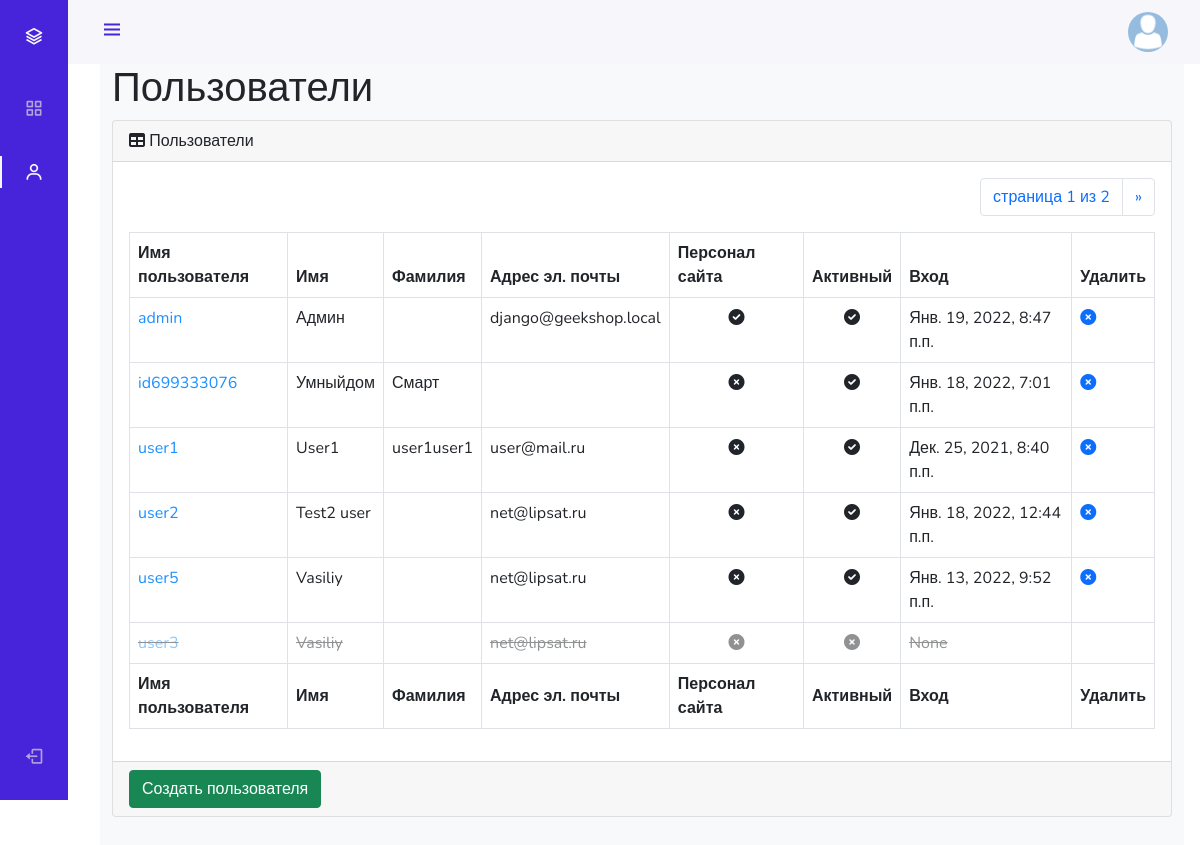
Page /admin_staff/users/read/ (signed in) on the earlier database version.
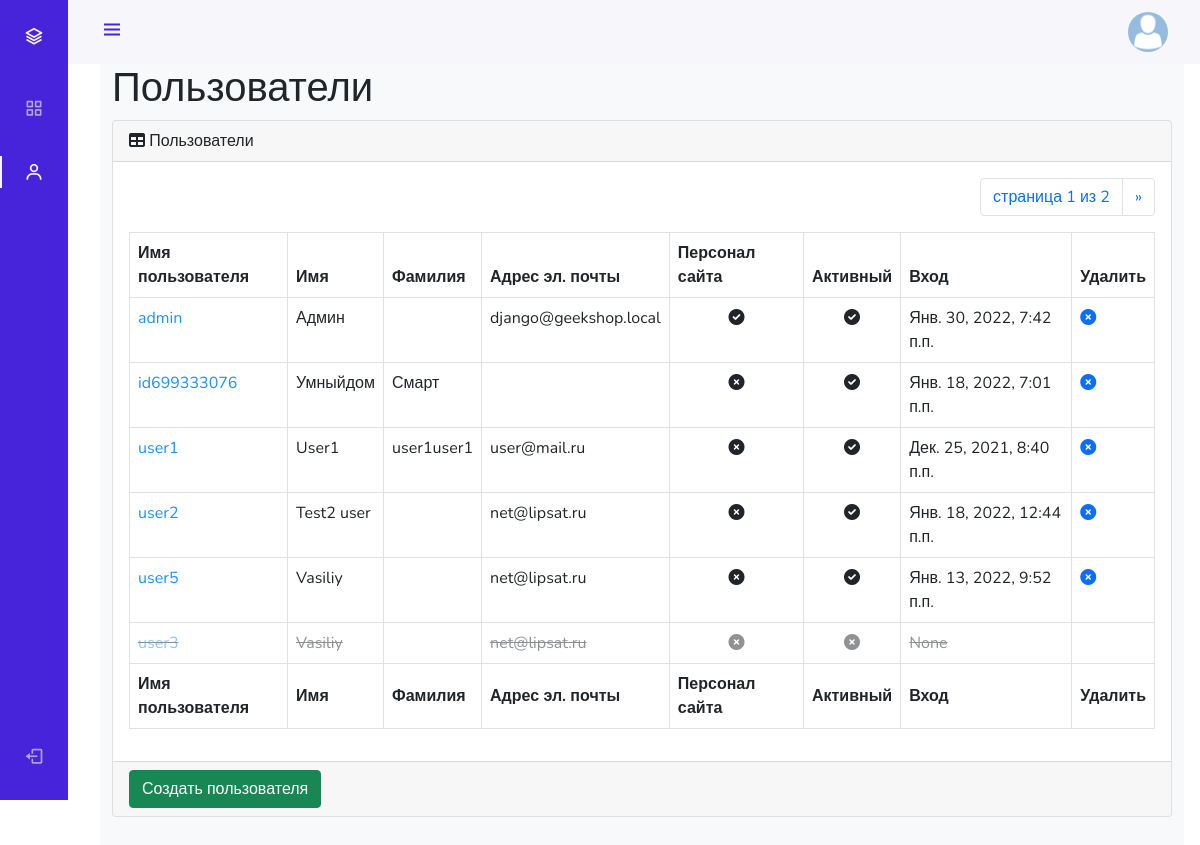
Same page on the later database version.
### authapp/models.py (models this page shows, shortened)
class ShopUser(AbstractUser):
    avatar = models.ImageField(verbose_name='аватар', upload_to='users_avatars', blank=True)
    age = models.PositiveIntegerField(verbose_name='возраст', default=18)
    activation_key = models.CharField(max_length=128, blank=True)
    activation_key_expires = models.DateTimeField(null=True, blank=True)

### adminapp/views.py (the view)
# urls.py: path('users/read/', adminapp.UsersListView.as_view(), name='users'),
class UsersListView(ListView):
    model = ShopUser
    queryset = ShopUser.objects.all().order_by('-is_active', '-is_superuser', '-is_staff', 'username')
    template_name = 'adminapp/users.html'
    extra_context = {'title': 'админка/пользователи'}
    paginate_by = 6
    @method_decorator(user_passes_test(lambda u: u.is_superuser))
    def dispatch(self, *args, **kwargs):
        return super().dispatch(*args, **kwargs)

### adminapp/templatetags/my_tags.py (called while the page is built)
@register.filter(name='media_folder_users')
def media_folder_users(string):
    if not string:
        string = 'users_avatars/default.png'
    return f'{settings.MEDIA_URL}{string}'

### mainapp/context_processors.py (called while the page is built)
def basket(request):
    basket = []
    if request.user.is_authenticated:
        basket = Basket.objects.filter(user=request.user).select_related()
    return {
        'basket': basket,
    }

### adminapp/templates/adminapp/users.html (shortened to what the changed rows need)
{% extends 'adminapp/base.html' %}
{% load static %}
{% block content %}
    <main>
        <div class="container-fluid">
            <h1 class="mt-4">Пользователи</h1>
            <div class="card mb-4">
                <div class="card-body">
                    <div class="table-responsive">
                        <table class="table table-bordered" id="dataTable" width="100%" cellspacing="0">
                            <thead>
                            <tr>
                                <th>Имя пользователя</th>
                                <th>Имя</th>
                                <th>Фамилия</th>
                                <th>Адрес эл. почты</th>
                                <th>Персонал сайта</th>
                                <th>Активный</th>
                                <th>Вход</th>
                                <th>Удалить</th>
                            </tr>
                            </thead>
                            <tfoot>
                            <tr>
                                <th>Имя пользователя</th>
                                <th>Имя</th>
                                <th>Фамилия</th>
                                <th>Адрес эл. почты</th>
                                <th>Персонал сайта</th>
                                <th>Активный</th>
                                <th>Вход</th>
                                <th>Удалить</th>
                            </tr>
                            </tfoot>
                            <tbody>
                            {% for object in object_list %}
                                <tr >
                                    <td><a href="{% url 'admin_staff:user_update' object.id %}"
                                           style="color: dodgerblue">{{ object.username }}</a></td>
                                    <td>{{ object.first_name }}</td>
                                    <td>{{ object.last_name }}</td>
                                    <td>{{ object.email }}</td>
                                    <td class="text-center">
                                        {% if object.is_staff %}
                                            <i class="fa fa-check-circle"></i>
                                        {% else %}
                                            <i class="fa fa-times-circle"></i>
                                        {% endif %}
                                    </td>
                                    <td class="text-center">
                                        {% if object.is_active %}
                                            <i class="fa fa-check-circle"></i>
                                        {% else %}
                                            <i class="fa fa-times-circle"></i>
                                        {% endif %}
                                    </td>
                                    <td>{{ object.last_login }}</td>
                                    <td>
                                        <a {% if not object.is_active %} class="invisible" {% endif %}
                                                                         href="{% url 'admin_staff:user_delete' pk=object.id %}">
                                            <i class="fa fa-times-circle"></i>
                                        </a>
                                    </td>
                                </tr>
                            {% endfor %}
                            </tbody>
                        </table>
                    </div>
                </div>
            </div>
        </div>
    </main>
{% endblock %}

Differences in the rows shown:
changed ShopUser "admin": last_login "Янв. 19, 2022, 8:47 п.п." → "Янв. 30, 2022, 7:42 п.п."
